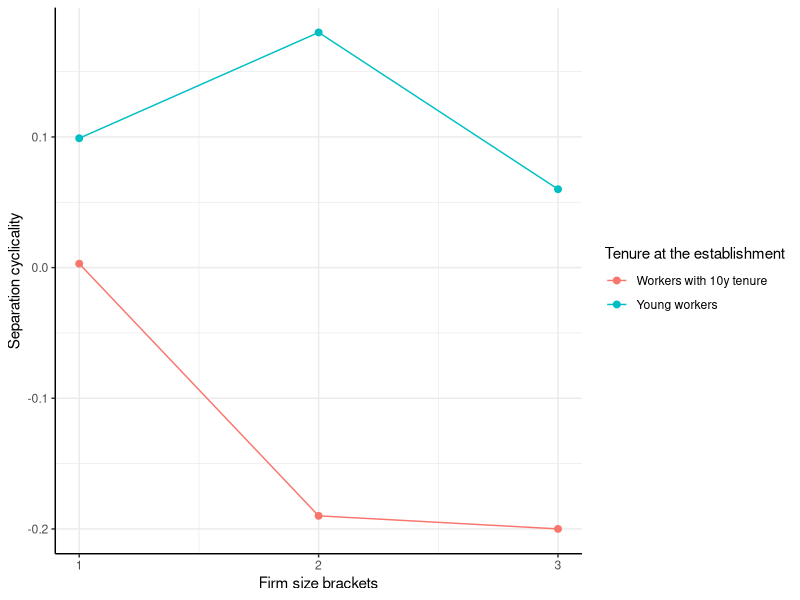
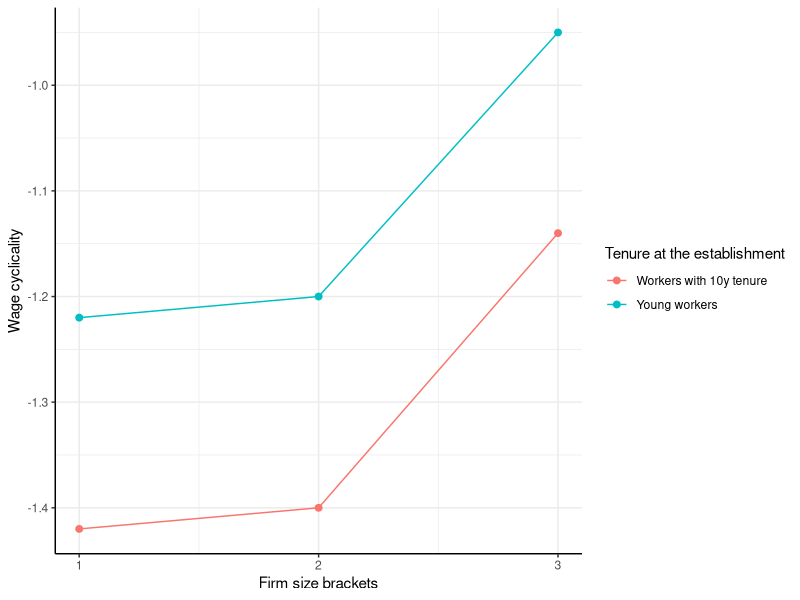
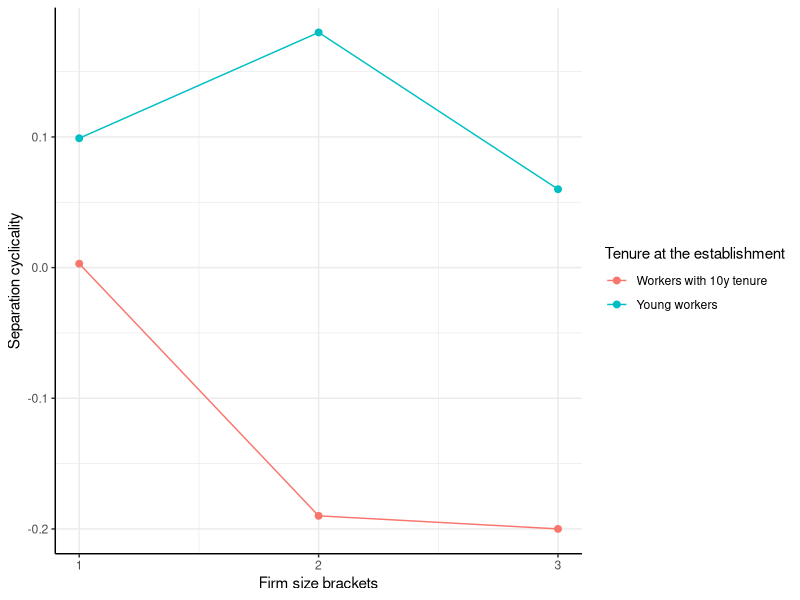
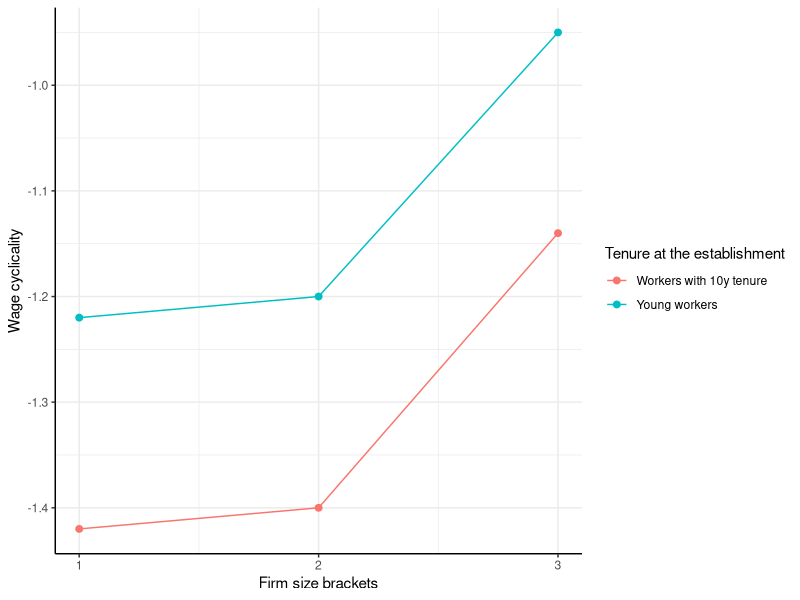
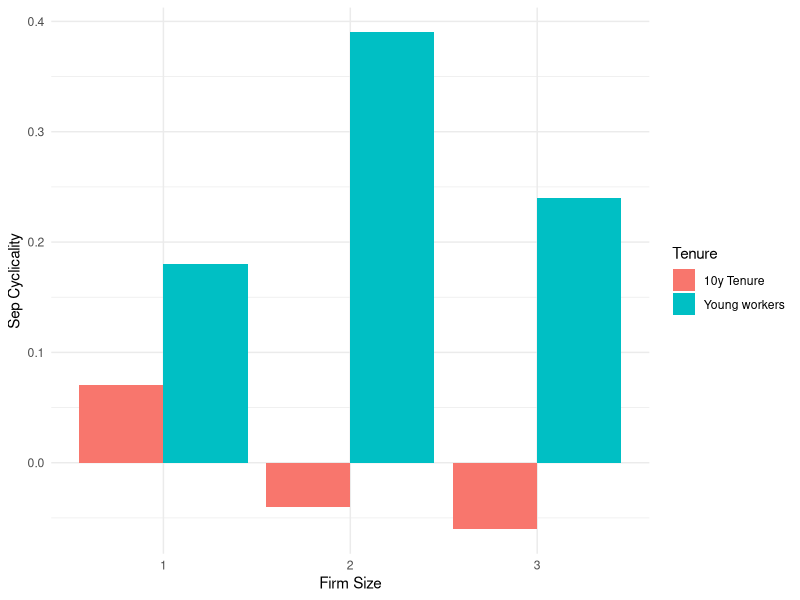
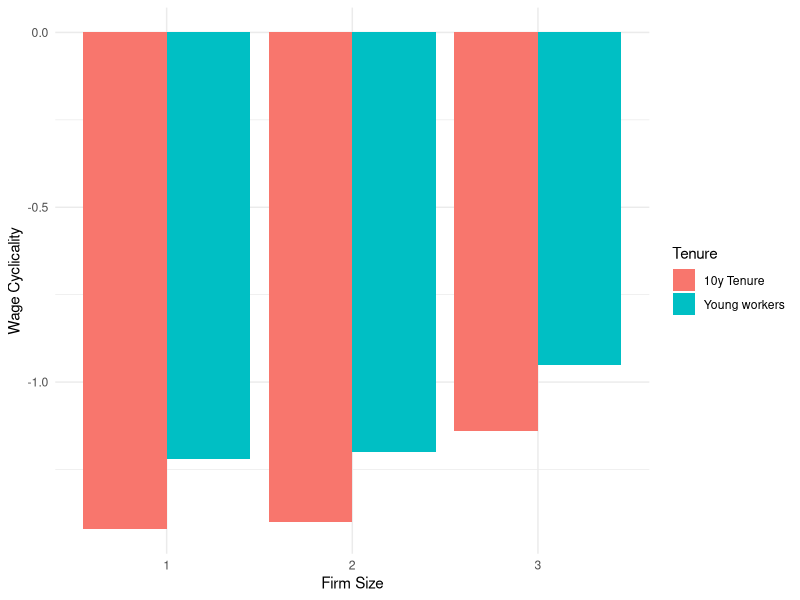

Source code (R) for these figures, in order:
library(ggplot2)
library(tidyr)
#Making wage and separations cyclicality graphs! Manually!!!
#Separations cyclicality across tenure and size
x<-1:3
y1<-c(0.18,0.39,0.24) #cyclicality of young workers
y2<-c(0.07,-0.04,-0.06) #cyclicality of workers with 10 years of tenure

#Or interacting with occupation heterogeneity
x<-1:3
y1<-c(0.099,0.18,0.06)
y2<-c(0.003,-0.19,-0.2)
data <- data.frame(x, y1,y2)
# Create the plot
plot <- ggplot(data) +
  geom_line(aes(x, y1, color="Young workers")) +
  geom_point(aes(x, y1, color="Young workers"),size=2) +
  geom_line(aes(x, y2, color="Workers with 10y tenure")) +
  geom_point(aes(x, y2, color="Workers with 10y tenure"),size=2) +
  scale_x_continuous(breaks=1:10)+
  labs( x = "Firm size brackets",y="Separation cyclicality",color="Tenure at the establishment") +
  theme_bw() +
  theme(axis.line = element_line(colour = "black"),
        #panel.grid.major = element_blank(),
        #panel.grid.minor = element_blank(),
        panel.border = element_blank(),
        panel.background = element_blank()) 

# Display the plot
print(plot)

ggsave("Separations Cyclicality.jpg", plot, width = 10, height = 4, units = "in", dpi = 300, type = "cairo")


#Wage cyclicality across tenure and size
x<-1:3
y1<-c(-1.22,-1.20,-0.95) #cyclicality of young workers
y2<-c(-1.42,-1.40,-1.14) #cyclicality of worker with 10 years of tenure

data <- data.frame(x, y1,y2)
# Create the plot
plot <- ggplot(data) +
  geom_line(aes(x, y1, color="Young workers")) +
  geom_point(aes(x, y1, color="Young workers"),size=2) +
  geom_line(aes(x, y2, color="Workers with 10y tenure")) +
  geom_point(aes(x, y2, color="Workers with 10y tenure"),size=2) +
  scale_x_continuous(breaks=1:10)+
  labs( x = "Firm size brackets",y="Wage cyclicality",color="Tenure at the establishment") +
  theme_bw() +
  theme(axis.line = element_line(colour = "black"),
        #panel.grid.major = element_blank(),
        #panel.grid.minor = element_blank(),
        panel.border = element_blank(),
        panel.background = element_blank()) 

# Display the plot
print(plot)

ggsave("Wage Cyclicality.jpg", plot, width = 10, height = 4, units = "in", dpi = 300, type = "cairo")


#Trying the bar plot
# Separations
x <- 1:3
y1 <- c(0.18, 0.39, 0.24) # cyclicality of young workers
y2 <- c(0.07, -0.04, -0.06) # cyclicality of workers with 10 years of tenure

# Combine into a data frame
datas <- data.frame(
  Category = factor(rep(x, 2)),
  Cyclicality = c(y1, y2),
  Tenure = factor(rep(c("Young workers", "10y Tenure"), each = 3))
)

# Create the bar graph
plots <- ggplot(datas, aes(x = Category, y = Cyclicality, fill = Tenure)) +
  geom_bar(stat = "identity", position = "dodge") +
  labs(
       x = "Firm Size",
       y = "Sep Cyclicality") +
  theme_minimal()
ggsave("Separations Cyclicality.jpg", plots, width = 10, height = 4, units = "in", dpi = 300)

#Wage cyclicality across tenure and size
x<-1:3
y1<-c(-1.22,-1.20,-0.95) #cyclicality of young workers
y2<-c(-1.42,-1.40,-1.14) #cyclicality of worker with 10 years of tenure

# Combine into a data frame
dataw <- data.frame(
  Category = factor(rep(x, 2)),
  Cyclicality = c(y1, y2),
  Tenure = factor(rep(c("Young workers", "10y Tenure"), each = 3))
)

# Create the bar graph
plotw <- ggplot(dataw, aes(x = Category, y = Cyclicality, fill = Tenure)) +
  geom_bar(stat = "identity", position = "dodge") +
  labs(
       x = "Firm Size",
       y = "Wage Cyclicality") +
  theme_minimal()

ggsave("Wage Cyclicality.jpg", plotw, width = 10, height = 4, units = "in", dpi = 300)
